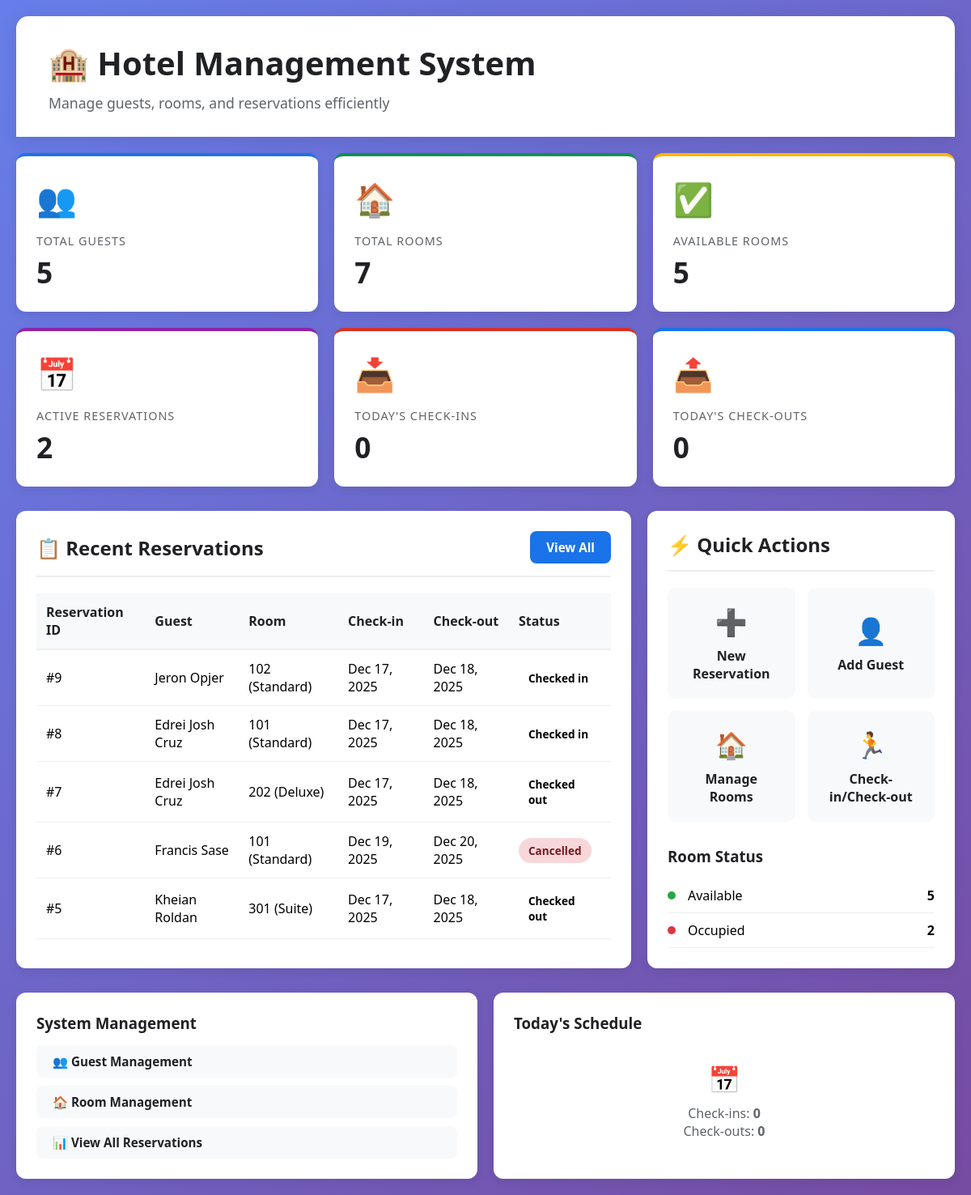
The app's page /hotel/hotel_index.php with its own data.
### tables this page shows
CREATE TABLE `reservations` (
  `id` int(11) NOT NULL,
  `guest_id` int(11) NOT NULL,
  `room_id` int(11) NOT NULL,
  `check_in` date NOT NULL,
  `check_out` date NOT NULL,
  `number_of_guests` int(11) NOT NULL DEFAULT 1,
  `total_amount` decimal(10,2) DEFAULT NULL,
  `status` enum('pending','confirmed','checked_in','checked_out','cancelled') DEFAULT 'pending',
  `special_requests` text DEFAULT NULL,
  `created_at` timestamp NOT NULL DEFAULT current_timestamp(),
  `updated_at` timestamp NOT NULL DEFAULT current_timestamp() ON UPDATE current_timestamp()
);

CREATE TABLE `guests` (
  `id` int(11) NOT NULL,
  `first_name` varchar(50) NOT NULL,
  `last_name` varchar(50) NOT NULL,
  `email` varchar(100) NOT NULL,
  `phone` varchar(20) NOT NULL,
  `address` text DEFAULT NULL,
  `created_at` timestamp NOT NULL DEFAULT current_timestamp(),
  `updated_at` timestamp NOT NULL DEFAULT current_timestamp() ON UPDATE current_timestamp()
);

CREATE TABLE `rooms` (
  `id` int(11) NOT NULL,
  `room_number` varchar(10) NOT NULL,
  `room_type` varchar(50) NOT NULL,
  `floor` int(11) NOT NULL,
  `bed_type` varchar(50) NOT NULL,
  `capacity` int(11) NOT NULL,
  `amenities` text DEFAULT NULL,
  `price_per_night` decimal(10,2) NOT NULL,
  `status` enum('available','occupied','maintenance','reserved') DEFAULT 'available',
  `created_at` timestamp NOT NULL DEFAULT current_timestamp(),
  `updated_at` timestamp NOT NULL DEFAULT current_timestamp() ON UPDATE current_timestamp()
);

### hotel/hotel_index.php (the view, shortened to what this page needs)
<?php
require_once 'hotel_config.php';
$stats = [
    'total_guests' => $pdo->query("SELECT COUNT(*) as count FROM guests")->fetch()['count'],
    'total_rooms' => $pdo->query("SELECT COUNT(*) as count FROM rooms")->fetch()['count'],
    'available_rooms' => $pdo->query("SELECT COUNT(*) as count FROM rooms WHERE status = 'available'")->fetch()['count'],
    'active_reservations' => $pdo->query("SELECT COUNT(*) as count FROM reservations WHERE status IN ('confirmed', 'checked_in')")->fetch()['count'],
    'today_checkins' => $pdo->query("SELECT COUNT(*) as count FROM reservations WHERE check_in = CURDATE() AND status = 'confirmed'")->fetch()['count'],
    'today_checkouts' => $pdo->query("SELECT COUNT(*) as count FROM reservations WHERE check_out = CURDATE() AND status = 'checked_in'")->fetch()['count']
];
$recent_reservations = $pdo->query("
    SELECT r.*, g.first_name, g.last_name, g.email, rm.room_number, rm.room_type
    FROM reservations r
    JOIN guests g ON r.guest_id = g.id
    JOIN rooms rm ON r.room_id = rm.id
    ORDER BY r.created_at DESC
    LIMIT 5
")->fetchAll();
$rooms_by_status = $pdo->query("
    SELECT status, COUNT(*) as count
    FROM rooms
    GROUP BY status
")->fetchAll();
?>
<!DOCTYPE html>
<html lang="en">
<head>
</head>
<body>
    <div class="container">
        <div class="header">
            <h1>🏨 Hotel Management System</h1>
            <p>Manage guests, rooms, and reservations efficiently</p>
        </div>
        <div class="dashboard-grid">
            <div class="stat-card blue">
                <div class="stat-icon">👥</div>
                <div class="stat-label">Total Guests</div>
                <div class="stat-value"><?php echo $stats['total_guests']; ?></div>
            </div>
            <div class="stat-card green">
                <div class="stat-icon">🏠</div>
                <div class="stat-label">Total Rooms</div>
                <div class="stat-value"><?php echo $stats['total_rooms']; ?></div>
            </div>
            <div class="stat-card gold">
                <div class="stat-icon">✅</div>
                <div class="stat-label">Available Rooms</div>
                <div class="stat-value"><?php echo $stats['available_rooms']; ?></div>
            </div>
            <div class="stat-card purple">
                <div class="stat-icon">📅</div>
                <div class="stat-label">Active Reservations</div>
                <div class="stat-value"><?php echo $stats['active_reservations']; ?></div>
            </div>
            <div class="stat-card red">
                <div class="stat-icon">📥</div>
                <div class="stat-label">Today's Check-ins</div>
                <div class="stat-value"><?php echo $stats['today_checkins']; ?></div>
            </div>
            <div class="stat-card blue">
                <div class="stat-icon">📤</div>
                <div class="stat-label">Today's Check-outs</div>
                <div class="stat-value"><?php echo $stats['today_checkouts']; ?></div>
            </div>
        </div>
        <div class="main-grid">
            <div class="card">
                <div class="card-header">
                    <h2>📋 Recent Reservations</h2>
                    <a href="reservations.php" class="btn btn-primary">View All</a>
                </div>
                <div class="table-container">
                    <table>
                        <thead>
                            <tr>
                                <th>Reservation ID</th>
                                <th>Guest</th>
                                <th>Room</th>
                                <th>Check-in</th>
                                <th>Check-out</th>
                                <th>Status</th>
                            </tr>
                        </thead>
                        <tbody>
                            <?php foreach ($recent_reservations as $reservation): ?>
                            <tr>
                                <td>#<?php echo $reservation['id']; ?></td>
                                <td><?php echo htmlspecialchars($reservation['first_name'] . ' ' . $reservation['last_name']); ?></td>
                                <td><?php echo htmlspecialchars($reservation['room_number'] . ' (' . $reservation['room_type'] . ')'); ?></td>
                                <td><?php echo date('M d, Y', strtotime($reservation['check_in'])); ?></td>
                                <td><?php echo date('M d, Y', strtotime($reservation['check_out'])); ?></td>
                                <td>
                                    <span class="status-badge status-<?php echo str_replace('_', '-', $reservation['status']); ?>">
                                        <?php echo ucfirst(str_replace('_', ' ', $reservation['status'])); ?>
                                    </span>
                                </td>
                            </tr>
                            <?php endforeach; ?>
                        </tbody>
                    </table>
                </div>
            </div>
            <div class="card">
                <div class="card-header">
                    <h2>⚡ Quick Actions</h2>
                </div>
                <div class="quick-actions">
                    <a href="new_reservation.php" class="action-btn">
                        <div class="action-icon">➕</div>
                        <div class="action-label">New Reservation</div>
                    </a>
                    <a href="guests.php" class="action-btn">
                        <div class="action-icon">👤</div>
                        <div class="action-label">Add Guest</div>
                    </a>
                    <a href="rooms.php" class="action-btn">
                        <div class="action-icon">🏠</div>
                        <div class="action-label">Manage Rooms</div>
                    </a>
                    <a href="check_in_out.php" class="action-btn">
                        <div class="action-icon">🏃</div>
                        <div class="action-label">Check-in/Check-out</div>
                    </a>
                </div>
                <div style="margin-top: 30px;">
                    <h3 style="margin-bottom: 15px; color: var(--dark-text);">Room Status</h3>
                    <?php foreach ($rooms_by_status as $status): ?>
                    <div style="display: flex; justify-content: space-between; align-items: center; padding: 10px 0; border-bottom: 1px solid #eee;">
                        <div style="display: flex; align-items: center; gap: 10px;">
                            <span class="room-status status-<?php echo $status['status']; ?>"></span>
                            <span><?php echo ucfirst($status['status']); ?></span>
                        </div>
                        <span style="font-weight: 600;"><?php echo $status['count']; ?></span>
                    </div>
                    <?php endforeach; ?>
                </div>
            </div>
        </div>
        <div class="dashboard-footer">
            <div class="card">
                <h3 style="margin-bottom: 15px; color: var(--dark-text);">System Management</h3>
                <div style="display: flex; flex-direction: column; gap: 10px;">
                    <a href="guests.php" class="btn" style="background: #f8f9fa; color: var(--dark-text); justify-content: flex-start;">👥 Guest Management</a>
                    <a href="rooms.php" class="btn" style="background: #f8f9fa; color: var(--dark-text); justify-content: flex-start;">🏠 Room Management</a>
                    <a href="reservations.php" class="btn" style="background: #f8f9fa; color: var(--dark-text); justify-content: flex-start;">📊 View All Reservations</a>
                </div>
            </div>
            <div class="card">
                <h3 style="margin-bottom: 15px; color: var(--dark-text);">Today's Schedule</h3>
                <div style="color: #5f6368; text-align: center; padding: 20px;">
                    <div style="font-size: 2rem; margin-bottom: 10px;">📅</div>
                    <p>Check-ins: <strong><?php echo $stats['today_checkins']; ?></strong></p>
                    <p>Check-outs: <strong><?php echo $stats['today_checkouts']; ?></strong></p>
                </div>
            </div>
        </div>
    </div>
</body>
</html>

### hotel/hotel_index.php (style rules this page uses)
:root { --hotel-blue: #1a73e8; --hotel-gold: #ffb300; --hotel-green: #0d904f; --hotel-red: #d93025; --hotel-purple: #8e24aa; --light-bg: #f8f9fa; --dark-text: #202124; }
* { margin: 0; padding: 0; box-sizing: border-box; font-family: 'Segoe UI', Tahoma, Geneva, Verdana, sans-serif; }
body { background: linear-gradient(135deg, #667eea 0%, #764ba2 100%); min-height: 100vh; padding: 20px; }
.container { max-width: 1400px; margin: 0 auto; }
.header { background: white; border-radius: 15px 15px 0 0; padding: 30px 40px; margin-bottom: 20px; box-shadow: 0 4px 20px rgba(0,0,0,0.1); }
.header h1 { color: var(--dark-text); font-size: 2.5rem; margin-bottom: 10px; display: flex; align-items: center; gap: 15px; }
.header p { color: #5f6368; font-size: 1.1rem; }
.dashboard-grid { display: grid; grid-template-columns: repeat(auto-fit, minmax(300px, 1fr)); gap: 20px; margin-bottom: 30px; }
.stat-card { background: white; border-radius: 12px; padding: 25px; box-shadow: 0 4px 12px rgba(0,0,0,0.08); transition: transform 0.3s; border-top: 4px solid; }
.stat-card.blue { border-color: var(--hotel-blue); }
.stat-card.green { border-color: var(--hotel-green); }
.stat-card.gold { border-color: var(--hotel-gold); }
.stat-card.red { border-color: var(--hotel-red); }
.stat-card.purple { border-color: var(--hotel-purple); }
.stat-icon { font-size: 2.5rem; margin-bottom: 15px; }
.stat-label { font-size: 0.9rem; color: #5f6368; text-transform: uppercase; letter-spacing: 1px; margin-bottom: 5px; }
.stat-value { font-size: 2.2rem; font-weight: 700; color: var(--dark-text); }
.main-grid { display: grid; grid-template-columns: 2fr 1fr; gap: 20px; margin-bottom: 30px; }
.card { background: white; border-radius: 12px; padding: 25px; box-shadow: 0 4px 12px rgba(0,0,0,0.08); }
.card-header { display: flex; justify-content: space-between; align-items: center; margin-bottom: 20px; padding-bottom: 15px; border-bottom: 2px solid #eee; }
.card-header h2 { color: var(--dark-text); font-size: 1.5rem; display: flex; align-items: center; gap: 10px; }
.btn { padding: 10px 20px; border: none; border-radius: 8px; font-size: 0.95rem; font-weight: 600; cursor: pointer; transition: all 0.3s; display: inline-flex; align-items: center; gap: 8px; text-decoration: none; }
.btn-primary { background: var(--hotel-blue); color: white; }
.table-container { overflow-x: auto; }
table { width: 100%; border-collapse: collapse; }
th { background: #f8f9fa; color: var(--dark-text); padding: 12px; text-align: left; font-weight: 600; border-bottom: 2px solid #eee; }
td { padding: 12px; border-bottom: 1px solid #eee; }
.status-badge { padding: 6px 12px; border-radius: 20px; font-size: 0.85rem; font-weight: 600; display: inline-block; }
.status-cancelled { background: #f8d7da; color: #721c24; }
.room-status { display: inline-block; width: 10px; height: 10px; border-radius: 50%; margin-right: 5px; }
.status-available { background: #28a745; }
.status-occupied { background: #dc3545; }
.quick-actions { display: grid; grid-template-columns: repeat(2, 1fr); gap: 15px; margin-top: 20px; }
.action-btn { display: flex; flex-direction: column; align-items: center; justify-content: center; padding: 20px; background: #f8f9fa; border-radius: 10px; text-decoration: none; color: var(--dark-text); transition: all 0.3s; }
.action-icon { font-size: 2rem; margin-bottom: 10px; }
.action-label { font-weight: 600; text-align: center; }
.dashboard-footer { display: grid; grid-template-columns: repeat(auto-fit, minmax(250px, 1fr)); gap: 20px; }

### records on screen
reservations: number_of_guests "2", id "5", guest.last_name "Kheian Roldan", room.room_type "301 (Suite)", check_in "Dec 17, 2025", check_out "Dec 18, 2025", status "Checked out"
reservations: id "9", guest.last_name "Jeron Opjer", room.room_type "102 (Standard)", check_in "Dec 17, 2025", check_out "Dec 18, 2025", status "Checked in"
reservations: id "8", guest.last_name "Edrei Josh Cruz", room.room_type "101 (Standard)", check_in "Dec 17, 2025", check_out "Dec 18, 2025", status "Checked in"
reservations: id "7", guest.last_name "Edrei Josh Cruz", room.room_type "202 (Deluxe)", check_in "Dec 17, 2025", check_out "Dec 18, 2025", status "Checked out"
reservations: id "6", guest.last_name "Francis Sase", room.room_type "101 (Standard)", check_in "Dec 19, 2025", check_out "Dec 20, 2025", status "Cancelled"

### other values on screen
$stats['total_guests'] "5"
$stats['total_rooms'] "7"
$stats['available_rooms'] "5"
$stats['today_checkins'] "0"
$stats['today_checkouts'] "0"
$status['status'] "Available"
$status['count'] "5"
$status['status'] "Occupied"
$status['count'] "2"
